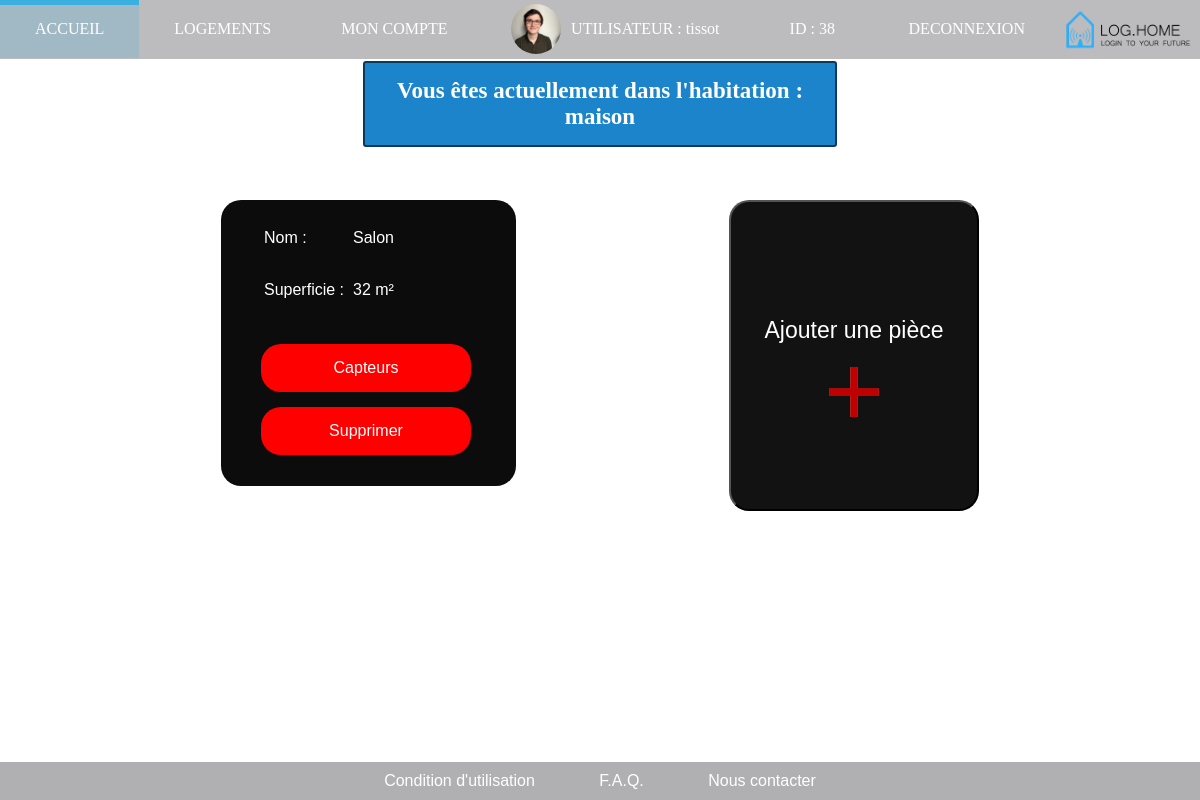
The page /controleur/Page_Pieces.php?cible=14 (signed in) on the database its author committed.
### tables this page shows
CREATE TABLE IF NOT EXISTS `maison` (
  `ID` int(11) NOT NULL AUTO_INCREMENT,
  `ID_user` int(11) NOT NULL,
  `adresse` text NOT NULL,
  `Street` text NOT NULL,
  `Postal` int(4) NOT NULL,
  `superficie` int(11) NOT NULL,
  `nom` text NOT NULL,
  `City` text NOT NULL,
  PRIMARY KEY (`ID`)
);

CREATE TABLE IF NOT EXISTS `pieces` (
  `ID` int(11) NOT NULL AUTO_INCREMENT,
  `ID_maison` int(11) NOT NULL,
  `Nom` text NOT NULL,
  `Superficie` int(11) NOT NULL,
  PRIMARY KEY (`ID`)
);

### modele/Recherches_pieces.php (called while the page is built)
<?php
try
    {
    $bdd = new PDO('mysql:host=localhost;dbname=users;charset=utf8', 'root', '');
    }
    catch(Exception $e)
    {
    die('Erreur : '.$e->getMessage());
    }
 $pieces = $bdd->prepare('SELECT * FROM pieces WHERE ID_maison=?');
 $pieces-> execute(array($_GET['cible']));

### controleur/Page_Pieces.php (the view, shortened to what this page needs)
<?php
include('../modele/Recherches_pieces.php');
include('../modele/redirection_si_mauvais_utilisateur_maison.php');
include('../vue/frequent/menu.php');
include('../vue/Pieces.php');
include('../vue/frequent/footer.php');
function bdd_maisons($pieces,$bdd){
  while($Dif_pieces=$pieces->fetch()){?>
    <div class="salon">
      <ul>
        <table class='informations'>
          <tr>
            <td class='label1'> Nom : </td>
            <td> <?php echo htmlspecialchars($Dif_pieces['Nom']);?> </td>
          </tr>
          <tr>
            <td class='label2'> Superficie :</td>
            <td> <?php echo htmlspecialchars($Dif_pieces['Superficie']).' m²';?> </td>
       </table>
        <a class="ajouter_un_utilisateur" href="../controleur/Page_capteurs.php?cible=<?php echo $Dif_pieces['ID']?>">Capteurs</a></li>
      <?php
      $maison= $bdd ->query('SELECT ID_user FROM maison WHERE ID =\''.$_GET['cible'].'\'');
      $id_user_principal= $maison ->fetch();
      if($_SESSION['id_user']==$id_user_principal['ID_user']){?>
        <div>
          <a class="ajouter_un_utilisateur" href="javascript:void(0)" onclick="valiDelete(<?php echo $Dif_pieces['ID'] ?>,<?php echo $_GET['cible']?>)">Supprimer</a>
        </div>
        <?php }?>
  </ul>
   </div><?php
  }
}
?>

### vue/Pieces.php (shortened to what this page needs)
<!DOCTYPE html>
<html>
    <head>
        <link rel='stylesheet' href='../vue/Pieces.css'>
    </head>
    <body>
    <div class="wrapper">
        <div class="maison" id=conteneur>
          <?php $nom_de_la_maison = $bdd->query('SELECT ID_user,nom FROM maison WHERE  ID=\''.$_GET['cible'].'\'' );
                $nom_maison = $nom_de_la_maison->fetch(); ?>
          <div class='conteneur_nom_maison'>
                <p class='nom_maison'><?php echo 'Vous êtes actuellement dans l\'habitation : '.$nom_maison['nom']; ?></P>
          </div>
          <?php
           bdd_maisons($pieces,$bdd);
          if($_SESSION['id_user']==$nom_maison['ID_user']){?>
          <button id="myBtn" class="ajouter_une_piece"><p>Ajouter une pièce</p><img id="plus_rouge" src="../images/plus_rouge.png" alt="plus_rouge" /></button>
          <?php }?>
        </div>
    </div>
      </body>
    </html>

### vue/Pieces.css (style rules this page uses)
.wrapper { margin-bottom: 90px; }
body { background: url("../images/maison11.jpg"); background-size: cover; background-repeat: no-repeat; background-attachment: fixed; }
#conteneur { display: flex; }
.conteneur_nom_maison { margin-left: 30%; margin-right: 30%; padding-top: 30px; padding-bottom: 30px; }
.maison .nom_maison { font-size: 23px; font-weight: bolder; margin-right: auto; margin-left: auto; background-color: rgba(0, 117, 196, 0.89); border-radius: 3px; border: 2px solid rgba(0, 0, 0, 0.568); padding:15px; color: white; text-align: center; }
.maison a { display: inline-block; text-decoration: none; }
.maison { display: flex; flex-direction: row; justify-content: space-evenly; flex-wrap : wrap }
.salon .informations { text-align: left; color: #FFF; }
.salon .informations td { vertical-align: baseline; }
.salon .informations tr .label1 { width : 80px; height: 50px; }
.salon .informations tr .label2 { width: 85px; height: 50px; }
.salon { border-radius: 20px; padding-right: 45px; padding-top: 10px; padding-bottom:10px; font-family: sans-serif, monospace, serif; background-color: rgba(0, 0, 0, 0.952); width: 20%; min-width: 250px; min-height: 250px; margin-bottom:25px; }
.ajouter_une_piece { border-radius: 20px; color: #FFF; font-size: 23px; background-color: rgba(0,0,0,0.93); width: 20%; min-width: 250px; min-height: 250px; }
#plus_rouge { width: 50px; height: 50px; margin-left: auto; margin-right: auto; }
.ajouter_un_utilisateur { text-align: center; width: 100% ; background-color:red; color: white; margin-top: 10px; margin-bottom: 5px; padding: 15px 0px 15px; border-radius: 20px; }

### rows shown on the page
maison: nom "maison"
pieces: Nom "Salon", Superficie "32"

### other values the page prints
$_SESSION['Nom'] "tissot"
$_SESSION['id_user'] "38"
